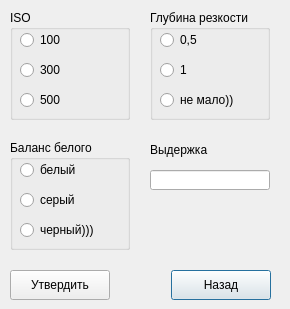
<?xml version="1.0" encoding="UTF-8"?>
<ui version="4.0">
 <class>Custom</class>
 <widget class="QDialog" name="Custom">
  <property name="geometry">
   <rect>
    <x>0</x>
    <y>0</y>
    <width>290</width>
    <height>309</height>
   </rect>
  </property>
  <property name="windowTitle">
   <string>Dialog</string>
  </property>
  <widget class="QPushButton" name="No">
   <property name="geometry">
    <rect>
     <x>171</x>
     <y>270</y>
     <width>100</width>
     <height>30</height>
    </rect>
   </property>
   <property name="text">
    <string>Назад</string>
   </property>
  </widget>
  <widget class="QPushButton" name="Yes">
   <property name="geometry">
    <rect>
     <x>10</x>
     <y>270</y>
     <width>100</width>
     <height>30</height>
    </rect>
   </property>
   <property name="text">
    <string>Утвердить</string>
   </property>
  </widget>
  <widget class="QGroupBox" name="groupBox">
   <property name="geometry">
    <rect>
     <x>10</x>
     <y>10</y>
     <width>120</width>
     <height>110</height>
    </rect>
   </property>
   <property name="title">
    <string>ISO</string>
   </property>
   <widget class="QRadioButton" name="radioButton_4">
    <property name="geometry">
     <rect>
      <x>10</x>
      <y>20</y>
      <width>100</width>
      <height>20</height>
     </rect>
    </property>
    <property name="text">
     <string>100</string>
    </property>
   </widget>
   <widget class="QRadioButton" name="radioButton_5">
    <property name="geometry">
     <rect>
      <x>10</x>
      <y>50</y>
      <width>100</width>
      <height>20</height>
     </rect>
    </property>
    <property name="text">
     <string>300</string>
    </property>
   </widget>
   <widget class="QRadioButton" name="radioButton_6">
    <property name="geometry">
     <rect>
      <x>10</x>
      <y>80</y>
      <width>100</width>
      <height>20</height>
     </rect>
    </property>
    <property name="text">
     <string>500</string>
    </property>
   </widget>
  </widget>
  <widget class="QLabel" name="label">
   <property name="geometry">
    <rect>
     <x>0</x>
     <y>0</y>
     <width>1</width>
     <height>1</height>
    </rect>
   </property>
   <property name="text">
    <string/>
   </property>
  </widget>
  <widget class="QLineEdit" name="Vidergka">
   <property name="geometry">
    <rect>
     <x>150</x>
     <y>170</y>
     <width>120</width>
     <height>20</height>
    </rect>
   </property>
  </widget>
  <widget class="QGroupBox" name="groupBox_4">
   <property name="geometry">
    <rect>
     <x>10</x>
     <y>140</y>
     <width>120</width>
     <height>110</height>
    </rect>
   </property>
   <property name="title">
    <string>Баланс белого</string>
   </property>
   <widget class="QRadioButton" name="radioButton_12">
    <property name="geometry">
     <rect>
      <x>10</x>
      <y>50</y>
      <width>100</width>
      <height>20</height>
     </rect>
    </property>
    <property name="text">
     <string>серый</string>
    </property>
   </widget>
   <widget class="QRadioButton" name="radioButton_10">
    <property name="geometry">
     <rect>
      <x>10</x>
      <y>20</y>
      <width>100</width>
      <height>20</height>
     </rect>
    </property>
    <property name="text">
     <string>белый</string>
    </property>
   </widget>
   <widget class="QRadioButton" name="radioButton_11">
    <property name="geometry">
     <rect>
      <x>10</x>
      <y>80</y>
      <width>100</width>
      <height>20</height>
     </rect>
    </property>
    <property name="text">
     <string>черный)))</string>
    </property>
   </widget>
  </widget>
  <widget class="QGroupBox" name="groupBox_3">
   <property name="geometry">
    <rect>
     <x>150</x>
     <y>10</y>
     <width>120</width>
     <height>110</height>
    </rect>
   </property>
   <property name="title">
    <string>Глубина резкости</string>
   </property>
   <widget class="QRadioButton" name="radioButton_7">
    <property name="geometry">
     <rect>
      <x>10</x>
      <y>50</y>
      <width>100</width>
      <height>20</height>
     </rect>
    </property>
    <property name="text">
     <string>1</string>
    </property>
   </widget>
   <widget class="QRadioButton" name="radioButton_8">
    <property name="geometry">
     <rect>
      <x>10</x>
      <y>80</y>
      <width>100</width>
      <height>20</height>
     </rect>
    </property>
    <property name="text">
     <string>не мало))</string>
    </property>
   </widget>
   <widget class="QRadioButton" name="radioButton_9">
    <property name="geometry">
     <rect>
      <x>10</x>
      <y>20</y>
      <width>100</width>
      <height>20</height>
     </rect>
    </property>
    <property name="text">
     <string>0,5</string>
    </property>
   </widget>
  </widget>
  <widget class="QLabel" name="VidergkaName">
   <property name="geometry">
    <rect>
     <x>150</x>
     <y>140</y>
     <width>120</width>
     <height>20</height>
    </rect>
   </property>
   <property name="text">
    <string>Выдержка</string>
   </property>
  </widget>
 </widget>
 <resources/>
 <connections/>
</ui>
